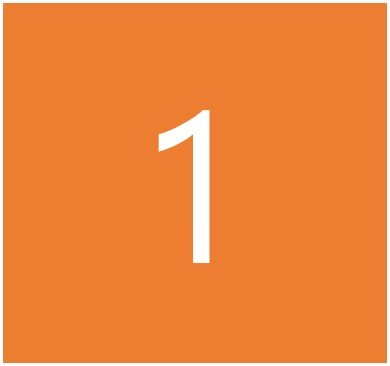
#> input picture 12-30/image/one.jpg, 390 x 366 px
$ python 8_image_merge.py
#> lines starting #> are read from the running program, lines starting #| are printed output that depends on the picture
import cv2
import numpy as np

one = cv2.imread("./image/one.jpg")
#> one is the input picture: shape (366, 390, 3); mean B, G, R 59.9, 131.9, 237.4
two = cv2.imread("./image/two.jpg")
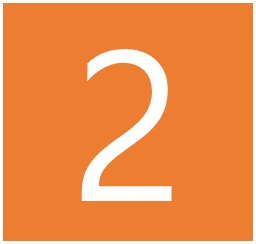
#> input picture 12-30/image/two.jpg, 256 x 244 px
#> two is the input picture: shape (244, 256, 3); mean B, G, R 73.7, 140.7, 238.2
three = cv2.imread("./image/three.jpg")
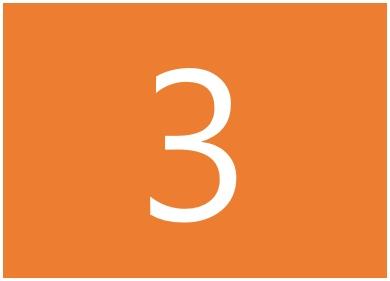
#> input picture 12-30/image/three.jpg, 390 x 281 px
#> three is the input picture: shape (281, 390, 3); mean B, G, R 64.9, 135.1, 237.8
four = cv2.imread("./image/four.jpg")
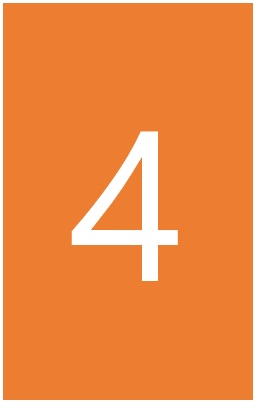
#> input picture 12-30/image/four.jpg, 256 x 403 px
#> four is the input picture: shape (403, 256, 3); mean B, G, R 67, 136.4, 237.9

# 높이 20px, 길이는 one, two 가로 길이 만큼 검은색 선 생성
horizontal1 = np.full((20, one.shape[1], 3), [0, 0, 0], dtype=np.uint8)
horizontal2 = np.full((20, two.shape[1], 3), [0, 0, 0], dtype=np.uint8)

# 왼쪽 오른쪽에 이미지 만들기
left = np.vstack((one, horizontal1, three))
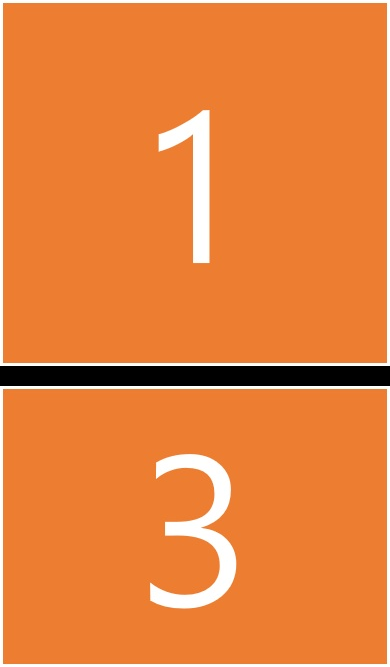
#> left: shape (667, 390, 3); mean B, G, R 60.2, 129.3, 230.5
right = cv2.vconcat((two, horizontal2, four))
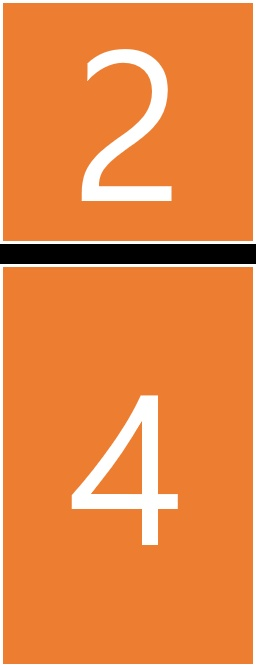
#> right: shape (667, 256, 3); mean B, G, R 67.5, 133.9, 230.9

# 중앙선 생성
vertical = np.full((left.shape[0], 50, 3), 0, dtype=np.uint8)

#모든 이미지 병합
dst = cv2.hconcat((left, vertical, right))
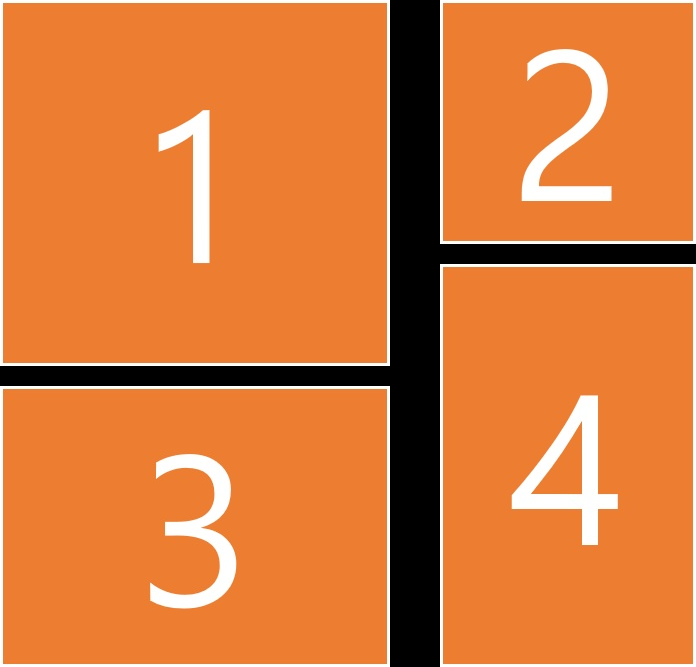
#> dst: shape (667, 696, 3); mean B, G, R 58.6, 121.7, 214.1

cv2.imshow("dst", dst)
cv2.waitKey()
cv2.destroyAllWindows()
